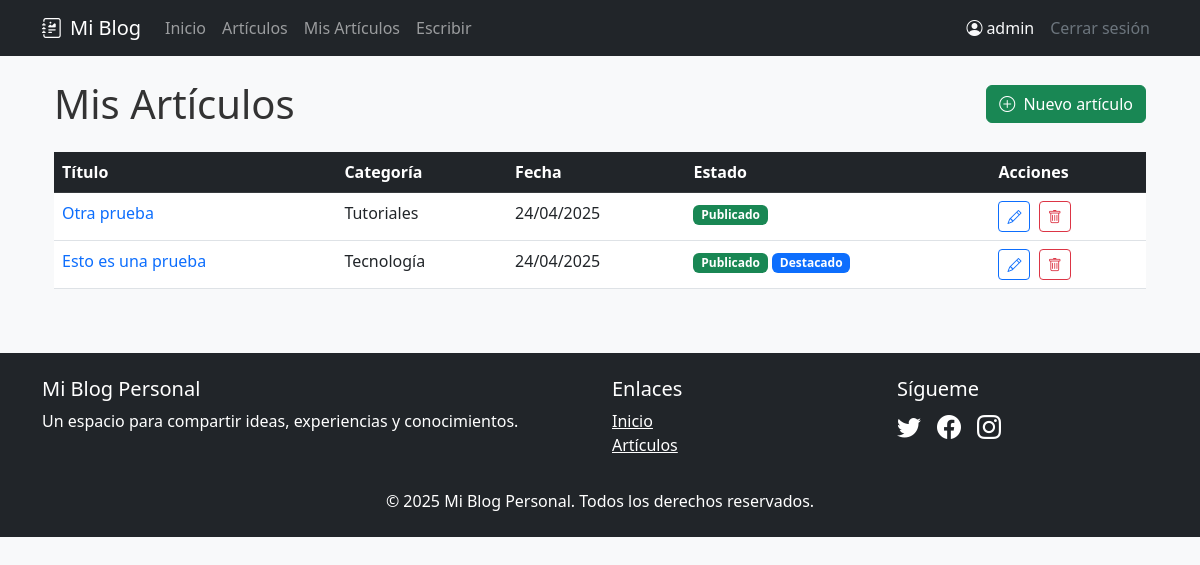
The page /mis-posts/ (signed in) on the database its author committed.
### app1/models.py (models this page shows, shortened)
class Post(models.Model):
    titulo = models.CharField(max_length=200)
    slug = models.SlugField(unique=True, max_length=200)
    contenido = RichTextField()
    extracto = models.TextField(max_length=300, blank=True)
    fecha_publicacion = models.DateTimeField(auto_now_add=True)
    ultima_modificacion = models.DateTimeField(auto_now=True)
    categoria = models.ForeignKey(Categoria, on_delete=models.CASCADE, related_name='posts')
    autor = models.ForeignKey(User, on_delete=models.CASCADE, related_name='posts')
    imagen_destacada = models.ImageField(upload_to='posts/', blank=True, null=True)
    publicado = models.BooleanField(default=True)
    destacado = models.BooleanField(default=False)
    class Meta:
        ordering = ['-fecha_publicacion']
        verbose_name_plural = "Posts"

class Categoria(models.Model):
    nombre = models.CharField(max_length=100)
    slug = models.SlugField(unique=True, max_length=100)
    descripcion = models.TextField(blank=True)
    class Meta:
        verbose_name_plural = "Categorías"

### app1/views.py (the view)
# urls.py: path('mis-posts/', views.mis_posts, name='mis_posts'),
@login_required
def mis_posts(request):
    posts = Post.objects.filter(autor=request.user).order_by('-fecha_publicacion')
    return render(request, 'app1/mis_posts.html', {'posts': posts})

### app1/templates/app1/mis_posts.html (shortened to what this page needs)
{% extends "app1/base.html" %}
{% block content %}
<div class="container">
    <div class="d-flex justify-content-between align-items-center mb-4">
        <h1 class="mb-0">Mis Artículos</h1>
        <a href="{% url 'app1:nuevo_post' %}" class="btn btn-success">
            <i class="bi bi-plus-circle me-1"></i> Nuevo artículo
        </a>
    </div>
    {% if posts %}
    <div class="table-responsive">
        <table class="table table-hover">
            <thead class="table-dark">
                <tr>
                    <th>Título</th>
                    <th>Categoría</th>
                    <th>Fecha</th>
                    <th>Estado</th>
                    <th>Acciones</th>
                </tr>
            </thead>
            <tbody>
                {% for post in posts %}
                <tr>
                    <td>
                        <a href="{% url 'app1:detalle_post' post.slug %}" class="text-decoration-none">
                            {{ post.titulo }}
                        </a>
                    </td>
                    <td>{{ post.categoria.nombre }}</td>
                    <td>{{ post.fecha_publicacion|date:"d/m/Y" }}</td>
                    <td>
                        {% if post.publicado %}
                        <span class="badge bg-success">Publicado</span>
                        {% else %}
                        <span class="badge bg-secondary">Borrador</span>
                        {% endif %}
                        {% if post.destacado %}
                        <span class="badge bg-primary">Destacado</span>
                        {% endif %}
                    </td>
                    <td>
                        <a href="{% url 'app1:editar_post' post.slug %}" class="btn btn-sm btn-outline-primary me-1">
                            <i class="bi bi-pencil"></i>
                        </a>
                        <a href="{% url 'app1:eliminar_post' post.slug %}" class="btn btn-sm btn-outline-danger">
                            <i class="bi bi-trash"></i>
                        </a>
                    </td>
                </tr>
                {% endfor %}
            </tbody>
        </table>
    </div>
    {% endif %}
</div>
{% endblock %}

### app1/templates/app1/base.html (shortened to what this page needs)
<!DOCTYPE html>
<html lang="es">
<head>
    <link href="https://cdn.jsdelivr.net/npm/bootstrap@5.3.0/dist/css/bootstrap.min.css" rel="stylesheet">
    <link rel="stylesheet" href="https://cdn.jsdelivr.net/npm/bootstrap-icons@1.11.0/font/bootstrap-icons.css">
    {% load static %}
    <link rel="stylesheet" href="{% static 'app1/css/styles.css' %}">
</head>
<body>
    <nav class="navbar navbar-expand-lg navbar-dark bg-dark mb-4">
        <div class="container">
            <a class="navbar-brand" href="{% url 'app1:home' %}">
                <i class="bi bi-journal-richtext me-2"></i>Mi Blog
            </a>
            <div class="collapse navbar-collapse" id="navbarNav">
                <ul class="navbar-nav me-auto">
                    <li class="nav-item">
                        <a class="nav-link" href="{% url 'app1:home' %}">Inicio</a>
                    </li>
                    <li class="nav-item">
                        <a class="nav-link" href="{% url 'app1:lista_posts' %}">Artículos</a>
                    </li>
                    {% if user.is_authenticated %}
                    <li class="nav-item">
                        <a class="nav-link" href="{% url 'app1:mis_posts' %}">Mis Artículos</a>
                    </li>
                    <li class="nav-item">
                        <a class="nav-link" href="{% url 'app1:nuevo_post' %}">Escribir</a>
                    </li>
                    {% endif %}
                </ul>
                <div class="navbar-nav">
                    {% if user.is_authenticated %}
                    <span class="nav-item nav-link text-light">
                        <i class="bi bi-person-circle me-1"></i>{{ user.username }}
                    </span>
                    <form method="post" action="{% url 'logout' %}" class="d-inline">
                        <button type="submit" class="nav-link btn btn-link text-secondary">Cerrar sesión</button>
                    </form>
                    {% else %}
                    <a class="nav-link" href="{% url 'login' %}">Iniciar sesión</a>
                    <a class="nav-link" href="{% url 'register' %}">Registrarse</a>
                    {% endif %}
                </div>
            </div>
        </div>
    </nav>
    <div class="container">
        {% block content %}
        {% endblock %}
    </div>
    <footer class="mt-5 py-4 bg-dark text-white">
        <div class="container">
            <div class="row">
                <div class="col-md-6">
                    <h5>Mi Blog Personal</h5>
                    <p>Un espacio para compartir ideas, experiencias y conocimientos.</p>
                </div>
                <div class="col-md-3">
                    <h5>Enlaces</h5>
                    <ul class="list-unstyled">
                        <li><a href="{% url 'app1:home' %}" class="text-white">Inicio</a></li>
                        <li><a href="{% url 'app1:lista_posts' %}" class="text-white">Artículos</a></li>
                    </ul>
                </div>
                <div class="col-md-3">
                    <h5>Sígueme</h5>
                    <div class="d-flex gap-3 fs-4">
                        <a href="#" class="text-white"><i class="bi bi-twitter"></i></a>
                        <a href="#" class="text-white"><i class="bi bi-facebook"></i></a>
                        <a href="#" class="text-white"><i class="bi bi-instagram"></i></a>
                    </div>
                </div>
            </div>
            <div class="text-center mt-3">
                <p class="mb-0">© {% now "Y" %} Mi Blog Personal. Todos los derechos reservados.</p>
            </div>
        </div>
    </footer>
</body>
</html>

### app1/static/app1/css/styles.css (style rules this page uses)
body { background-color: #f8f9fa; color: #333; }

### rows shown on the page
Post: titulo "Otra prueba", categoria.nombre "Tutoriales", fecha_publicacion "24/04/2025", publicado "Publicado"
Post: titulo "Esto es una prueba", categoria.nombre "Tecnología", fecha_publicacion "24/04/2025", publicado "Publicado", destacado "Destacado"

### other values the page prints
{{ user.username }} "admin"
